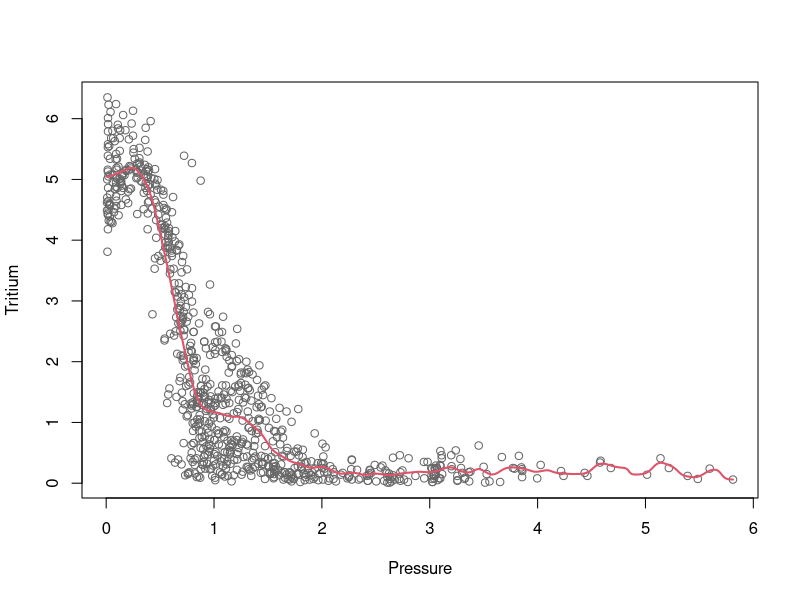

This figure's R source: (Note: this script raises an error after producing the figure.)
# Read data
data <- read.csv("assignment_1/tritium.csv")
attach(data)

# Question 1: Nadaraya-Watson regression
x=pressure
y=tritium

NW_CV <- function(x,y,h){
  n <- length(x)
  mcv <- rep(0,n)
  for(i in 1:n){
    mcv[i] <- ksmooth(x[-i], y[-i], kernel="normal", bandwidth=h, x.points=x[i])$y
  }
  cv <- mean((y-mcv)^2)
  return(cv)
}

min_h <- optim(par = 0.3, fn=function(h) NW_CV(x,y,h), method = "BFGS")
(h_cv <- min_h$par)

x_val <- seq(from=min(x), to=max(x), length.out = 1000)
NWe <- ksmooth(x, y, kernel="normal", bandwidth=h_cv, x.points=x_val)
str(NWe)

plot(x, y, xlab = "Pressure", ylab = "Tritium", col="gray40")
points(NWe$x, NWe$y, type = "l", col = 2, lwd = 2) 

# Question 2: 95% confidence intervals

NWe1 <- ksmooth(x, y, kernel="normal", bandwidth=h_cv, x.points=x)
s2 <- mean((y[order(x)]-NWe1$y)^2)
K2 <- 2*qnorm(0.75)/sqrt(pi)
fx = density(x, from=min(x), to=max(x), n=1000)
NWe2 <- ksmooth(x, y, kernel="normal", bandwidth=h_cv, x.points = fx$x)
CI_up <- NWe2$y + qnorm(0.975)*sqrt(s2*K2)/sqrt(n*h_cv*fx$y)
CI_lo <- NWe2$y - qnorm(0.975)*sqrt(s2*K2)/sqrt(n*h_cv*fx$y)

plot(x,y, xlab = "Pressure", ylab = "Tritium", col="gray50")
points(NWe$x,NWe$y,type = "l",col=2,lwd=2)
points(NWe$x,CI_up,type = "l",col=2,lwd=2,lty=2)
points(NWe$x,CI_lo,type = "l",col=2,lwd=2,lty=2)
